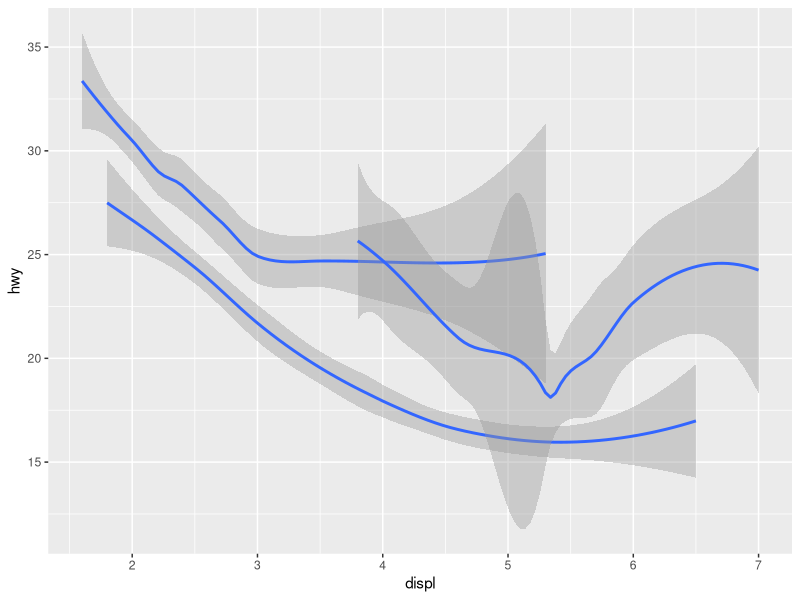
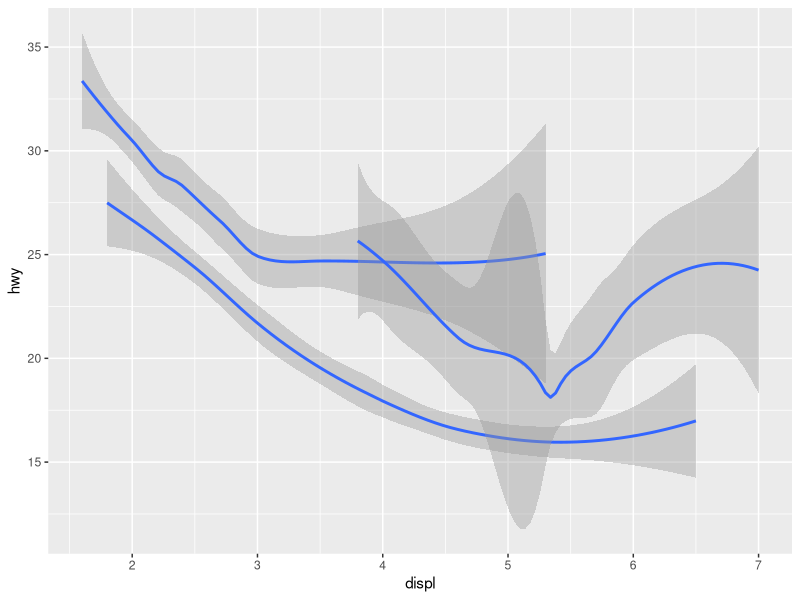
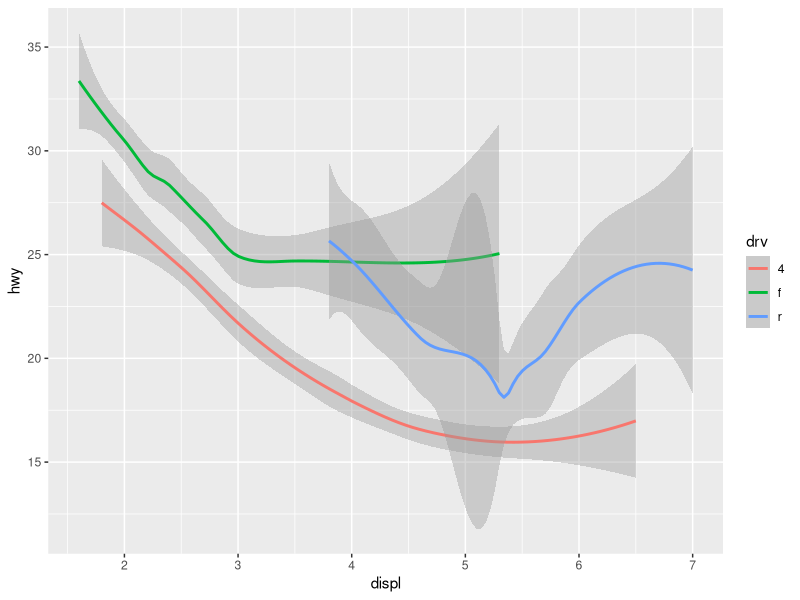
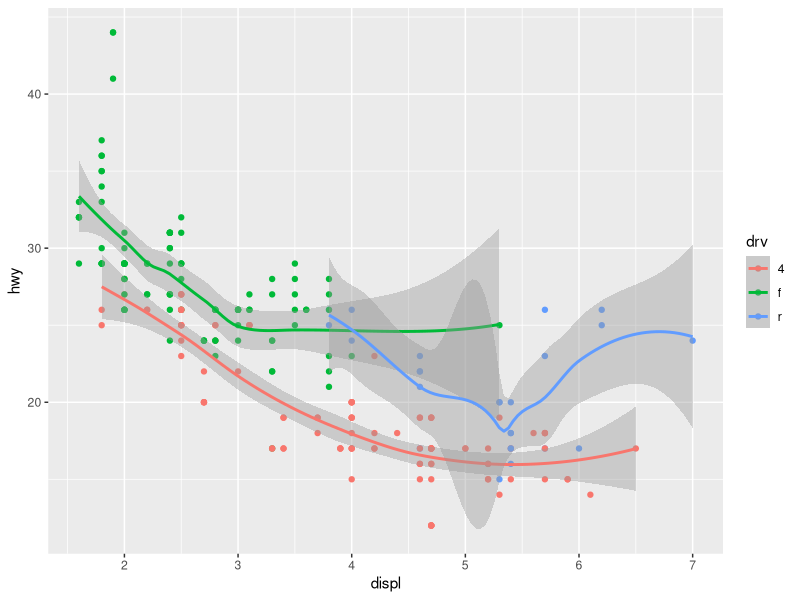
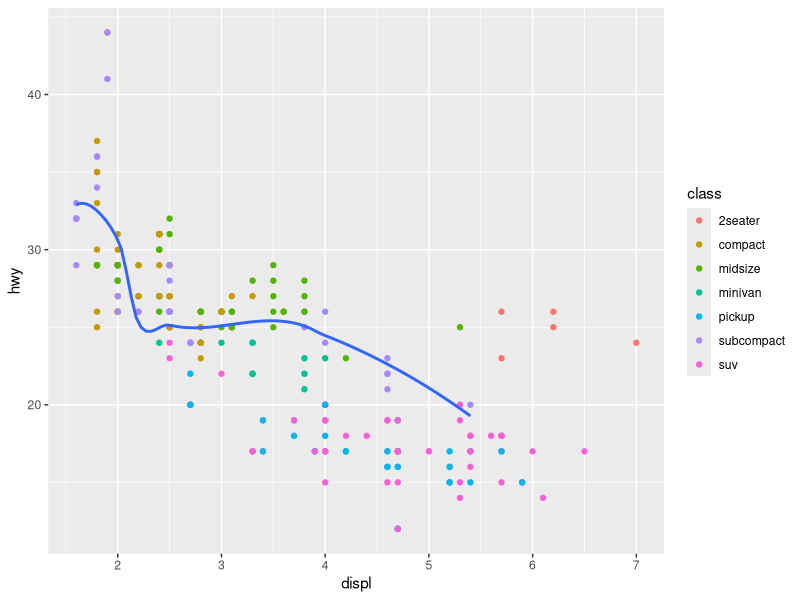
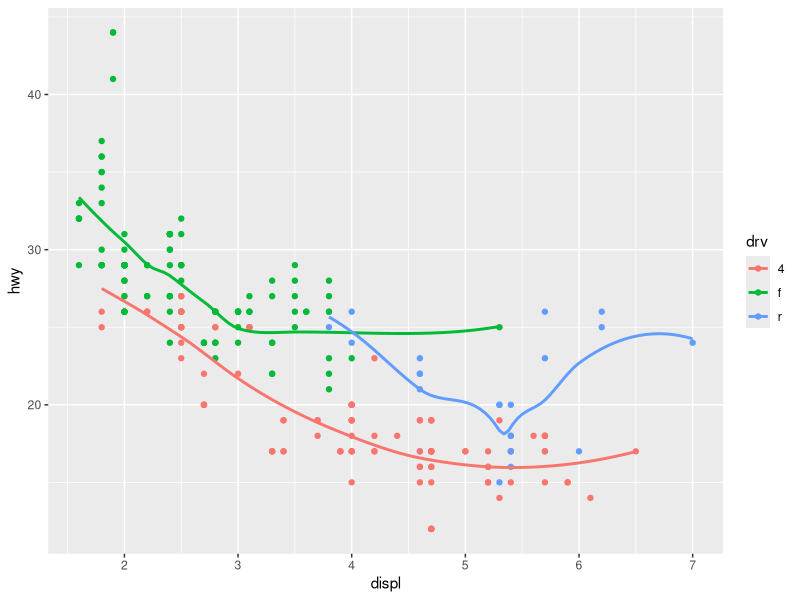

The R source for these figures, in order:
library(tidyverse)

# some simple examples
ggplot(data = mpg) +
  geom_smooth(mapping = aes(x = displ, y = hwy, group = drv))


ggplot(data = mpg) +
  geom_smooth(mapping = aes(x = displ, y = hwy, group = drv))


ggplot(data = mpg) +
  geom_smooth(
    mapping = aes(x = displ, y = hwy, color = drv),
  )


# not repeating
ggplot(data = mpg, mapping = aes(x = displ, y = hwy)) +
  geom_point(mapping = aes(color = drv)) +
  geom_smooth(mapping = aes(colour = drv))

# specifying different data for different geoms
ggplot(data = mpg, mapping = aes(x = displ, y = hwy)) +
  geom_point(mapping = aes(color = class)) +
  geom_smooth(
    data = filter(mpg, class == "subcompact"),
    se = F
  )

ggplot(data = mpg, mapping = aes(x = displ, y = hwy, color = drv)) +
  geom_point() +
  geom_smooth(se = F)
